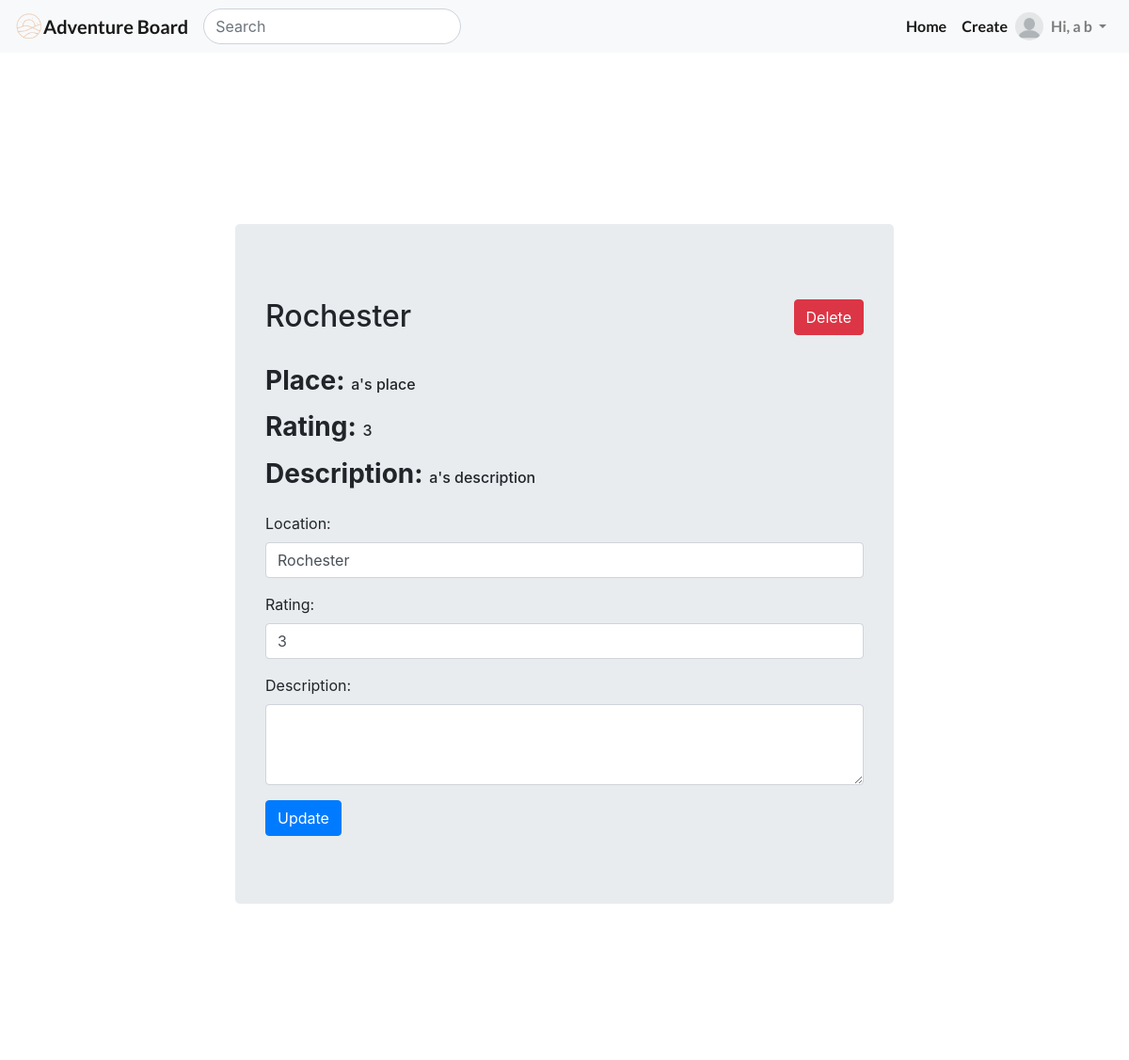
Screenshot of /profile (signed in) with the database file from the repository.
### app.py (models this page shows, shortened)
class posts(db.Model):
    id = db.Column(db.Integer, primary_key=True)
    username = db.Column(db.String(200), nullable=False)
    location = db.Column(db.String(200), nullable=False)
    rating = db.Column(db.Integer(), nullable = False)
    description = db.Column(db.String(200), nullable=False)
    place = db.Column(db.String(200), nullable=False)

### app.py (the view)
@app.route('/profile', methods = ['GET', 'POST'])
def profile():
        title = "Posts"
        u = session['username']
        p = posts.query.filter_by(username=u).order_by(posts.id)
        s = pinned.query.filter_by(pinnedBy=u).order_by(pinned.id)
        return render_template('profile.html', title=title, create=p, pinned=s)

### templates/profile.html (shortened to what this page needs)
{% extends "base.html" %} {% import "bootstrap/wtf.html" as wtf %}
{% block page_content %}
<div class="position-fixed" style=" z-index: -1">
    <div class="section flex-container">
    </div>
</div>
<main role="main" class="container" style="width: 70%; padding: 70px;">
    <div class="flex-container pb-4 pt-5" style="width: 100%; justify-content: space-between; margin-top: 30px;">
        <h1 style="height: 100%; color: white; font-size: 3em;">YOUR POSTS</h1>
        <div class="flex-container">
            <a href="" style="color: white; font-size: 2em; margin-right: 10px; text-decoration: none; cursor: auto;">CREATE</a>
            <a href="/create"><i class="add fa fa-plus-square-o fa-3x"></i></a>
        </div>
    </div>
    {% for posts in create%}
    <div class="jumbotron">
        <div class="flex-container" style="width: 100%; justify-content: space-between;">
            <h2>{{posts.location}}</h2>
            <div class="d-flex flex-row my-3">
                <form method="POST" action="./delete">
                  <button type="submit" class="btn btn-danger mb-2">Delete</button>
                </form>
            </div>
        </div>
        <div class="-d-flex" style="flex-direction: column; justify-content: flex-start;">
            <div class="d-flex flex-column">
                <div class="about my-2">
                   <h3>Place: </h3>
                   <h4>{{posts.place}}</h4>
                </div>
                <div class="about my-2">
                   <h3>Rating: </h3>
                   <h4>{{posts.rating}}</h4>
                </div>
                <div class="about my-2">
                   <h3>Description: </h3>
                   <h4>{{posts.description}}</h4>
                </div>
            </div>
            <form method="POST" action="./update" id="updateForm">
                <div class="form-group">
                    <label for="oldLoc">Location:</label>
                    <input type="text" class="form-control" placeholder="Enter a location..." value="{{posts.location}}" name="newLoc">
                </div>
                <div class="form-group">
                    <label for="oldRate">Rating:</label>
                    <input type="text" class="form-control" placeholder="Give a rating..." value="{{posts.rating}}" name="newRate">
                </div>
                <div class="form-group">
                    <label for="oldDesc">Description:</label>
                    <textarea type="text" class="form-control" value="{{posts.description}}" name="newDesc" rows = "3" value = "{{posts.description}}"> </textarea>
                </div>
                <button type="submit" class="btn btn-primary mb-2 mr-3">Update</button>
            </form>
        </div>
    </div>
     {% endfor %}
    <div class="flex-container pb-4 pt-5" style="width: 100%;">
        <h1 style="height: 100%; color: white; font-size: 3em;">PINNED</h1>
    </div>
</main>
{% endblock %}

### static/stylesheets/styles.css (style rules this page uses)
* { margin: 0; padding: 0; }
.flex-container { display: flex; align-items: center; justify-content: center; }
.section { position: relative; width: 100%; height: 100vh; }
a { font-family: "Lato", sans-serif; font-weight: 700; }
.add { color: white; text-decoration: none; cursor: pointer; }

### static/stylesheets/profile.css (style rules this page uses)
.about h3 { display: inline; font-weight: bold; }
.about h4 { display: inline; font-size: 1em; text-decoration: none; }

### rows the page displays
posts: location "Rochester", place "a's place", rating "3", description "a's description", newLoc "Rochester", newRate "3"

### other values shown
{{ session['firstname'] }} "a"
{{ session['lastname'] }} "b"
